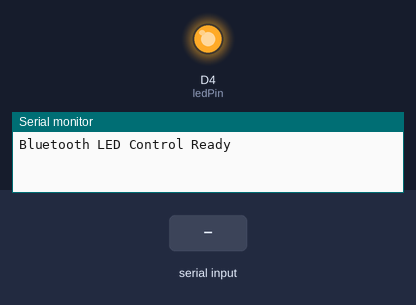
Simulated run of this sketch. Board: ESP8266 (NodeMCU). On the bench: output pins drawn as LEDs (lit = HIGH), the last lines printed to the serial monitor. The test bench sets the inputs (shaded band).

Above: at 1.2 s.
1.3 s: "1" received over the second serial link
At 1.8 s:
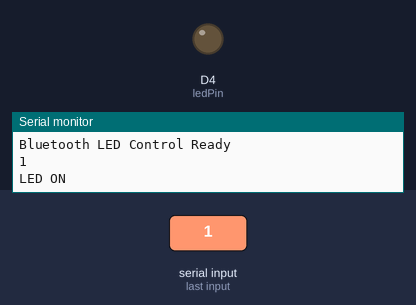
2.8 s: "0" received over the second serial link
At 4.2 s:
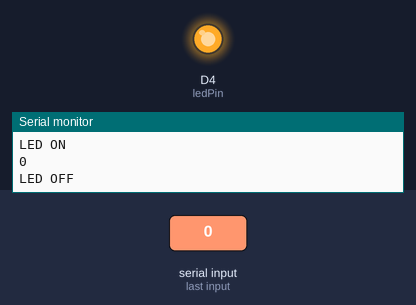
Timing chart, 0 to 5.8 s (numbered marks = the images above; inputs shaded):
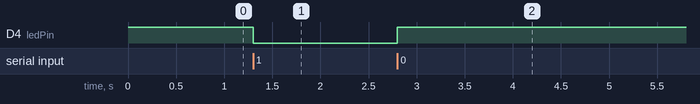

The sketch:

HC-05_NodeMCU.ino
```cpp
#include <SoftwareSerial.h>

/***
  * HC05 TX <=> NodeMCU D7
  * HC05 RX <=> NodeMCU D6 Via resistor
*/

// RX, TX
SoftwareSerial bt(D7, D6);  // D7 = RX, D6 = TX

const int ledPin = LED_BUILTIN;  // Built-in LED (GPIO2 or GPIO16 depending board)

void setup() {
  pinMode(ledPin, OUTPUT);

  Serial.begin(9600);
  bt.begin(9600);  // HC-05 default baud rate

  digitalWrite(ledPin, HIGH); // OFF (NodeMCU LED is inverted)

  Serial.println("Bluetooth LED Control Ready");
}

void loop() {

  if (bt.available()) {
    char command = bt.read();
    Serial.println(command);

    if (command == '1') {
      digitalWrite(ledPin, LOW);  // ON (inverted logic)
      Serial.println("LED ON");
    }
    else if (command == '0') {
      digitalWrite(ledPin, HIGH); // OFF
      Serial.println("LED OFF");
    }
  }

}
```

Measured:
- after the input at 1.3 s, D4 (ledPin): HIGH → LOW at once
- after the input at 2.8 s, D4 (ledPin): LOW → HIGH at once
